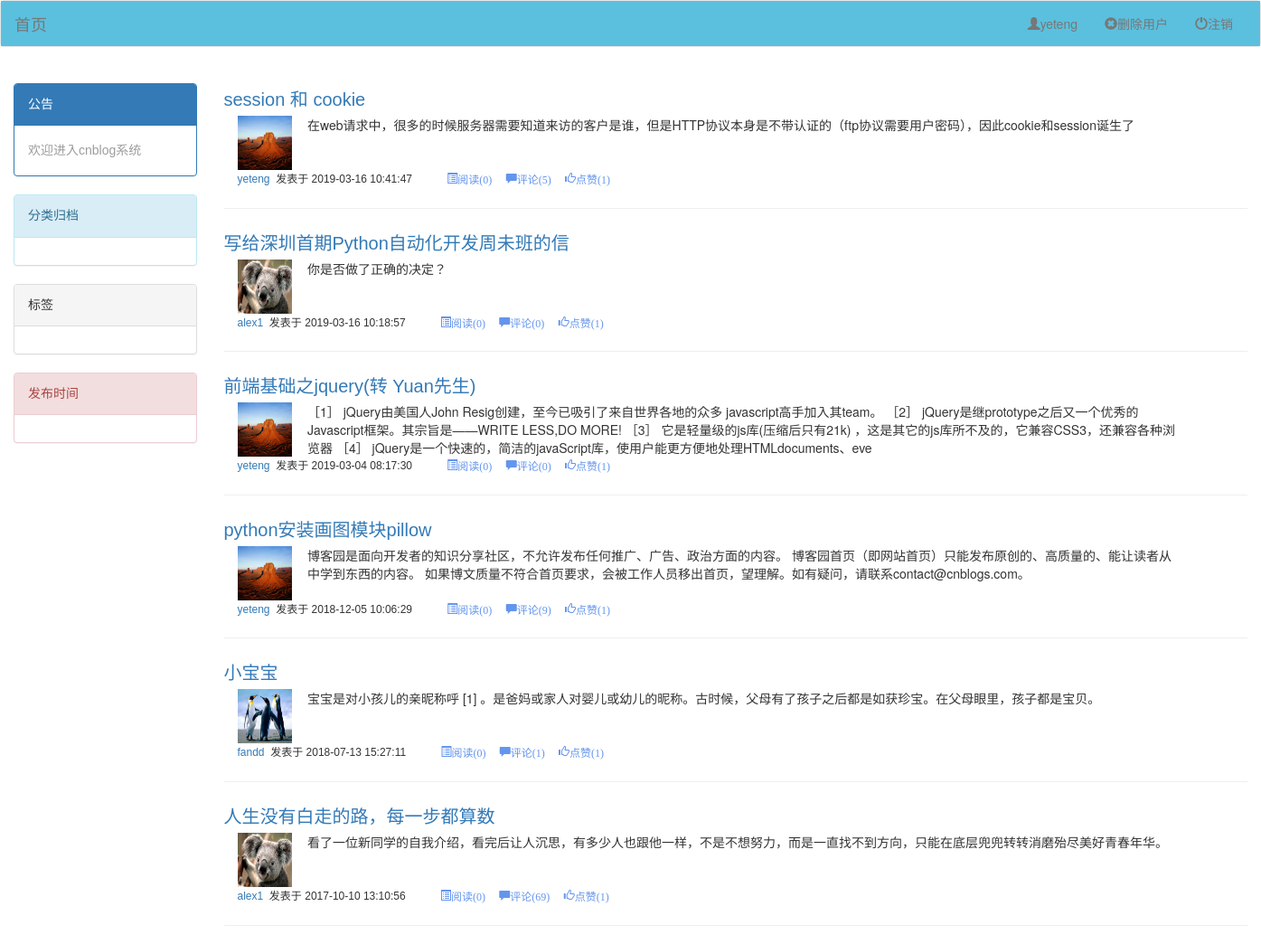
/ (signed in), run on the app's committed database.
### blog/models.py (models this page shows, shortened)
class UserInfo(AbstractUser):
    userid = models.AutoField(primary_key=True)
    nick_name = models.CharField(max_length=32, verbose_name=u'昵称', default='')
    telphone = models.CharField(max_length=11, verbose_name=u'电话号码', unique=True,null=True,blank=True)
    create_time = models.DateField(verbose_name=u'创建时间', null=True, blank=True, auto_now_add=True) #null=True 允许为空，用NULL填充 ；blank 非Text类型不能填空字符串，则结合blank设置
    gender = models.CharField(max_length=6,choices=(('male', u'男'), ('female', u'女')), default='male', verbose_name=u'性别')
    address = models.CharField(max_length=100, verbose_name=u'地址')
    avatar = models.FileField(verbose_name=u'头像',upload_to="avatarDir/",default="avatarDir/AIF.png")

class Article(models.Model):
    articleid = models.BigAutoField(primary_key=True)
    title = models.CharField(max_length=50, verbose_name='文章标题')
    desc = models.CharField(max_length=255, verbose_name='文章描述')
    read_count = models.IntegerField(default=0, verbose_name='阅读数')
    comment_count = models.IntegerField(default=0, verbose_name='评论数')
    up_count = models.IntegerField(default=0, verbose_name='点赞数')
    down_count = models.IntegerField(default=0, verbose_name='点灭数')
    category = models.ForeignKey(verbose_name='文章类型', to='Category', to_field='categoryid', null=True,on_delete=models.CASCADE)
    create_time = models.DateTimeField(verbose_name='创建时间')
    blog = models.ForeignKey(verbose_name='所属博客', to='Blog', to_field='blogid',on_delete=models.CASCADE)
    tags = models.ManyToManyField(
        to="Tag",
        through='Article2Tag',
        through_fields=('article', 'tag'),
    )

class Blog(models.Model):
    blogid = models.BigAutoField(primary_key=True)
    title = models.CharField(verbose_name='个人博客标题', max_length=64)
    site = models.CharField(verbose_name='个人博客后缀', max_length=32, unique=True)
    theme = models.CharField(verbose_name='博客主题', max_length=32)
    user = models.OneToOneField(to='UserInfo', to_field='userid',on_delete=models.CASCADE)

### blog/views.py (the view)
# urls.py: path('',blog_views.index), #首页
def index(request):
    from blog import models
    username=request.user.username #获取当前用户的用户名
    articles = models.Article.objects.all().order_by("-create_time")
    if username:
        return render(request,"index.html",{"username":username,"articles":articles}) # render 传入参数需用双引号引起
    else:
        return render(request,'nologindex.html')

### templates/index.html (shortened to what this page needs)
<!DOCTYPE html>
<html lang="en">
<head>
    <link rel="stylesheet" href="/static/dist/css/bootstrap.css">
    <link rel="stylesheet" href="/static/css/index.css">
</head>
<body>
<nav class="navbar navbar-default">
  <div class="container-fluid " style="background-color: #5bc0de">
    <div class="navbar-header">
      <a class="navbar-brand" href="#">首页</a>
    </div>
    <div class="collapse navbar-collapse" id="bs-example-navbar-collapse-1">
      <ul class="nav navbar-nav navbar-right">
          {% block headtext %}
        <li><a href="#" class="username"><span class="glyphicon glyphicon-user"></span>{{ username }}</a></li>
         <li><a href="#"  class="delUser"><span class="glyphicon glyphicon-remove-sign"></span>删除用户</a></li>
        <li class="dropdown">
          <a href="/logout/" class="logout"><span class="glyphicon glyphicon-off"></span>注销</a>
        </li>
          {% endblock %}
      </ul>
    </div>
  </div>
</nav>
<div class="container boder">
    <div class="row">
        <div class="col-md-2  bodyleft" >
             <div class="panel panel-primary">
                  <div class="panel-heading">公告</div>
                  <div class="panel-body">
                        <div>欢迎进入cnblog系统</div>
                  </div>
            </div>
            <div class="panel panel-info">
                  <div class="panel-heading">分类归档</div>
                  <div class="panel-body">
                  </div>
            </div>
            <div class="panel panel-default">
                  <div class="panel-heading">标签</div>
                  <div class="panel-body">
                  </div>
            </div>
            <div class="panel panel-danger">
                  <div class="panel-heading">发布时间</div>
                  <div class="panel-body">
                  </div>
            </div>
        </div>
        <div class="col-md-10  bodymiddle">
            {% for article in articles %}
                <div class="articletitle"><a href="/blog/{{ article.blog.user.username }}/article/{{ article.articleid }}"> {{ article.title }} </a></div>
                <div class="container">
                    <div class="row article">
                        <div class="col-md-1 ">
                            <a href="/blog/{{ article.blog.user.username }}"><img  class="userimg" src="/media/{{ article.blog.user.avatar }}"></a>
                        </div>
                        <div class="col-md-10  desc">{{ article.desc }}</div>
                    </div>
                </div>
                <div class="row">
                    <div class="articleuser">
                        <a href="/blog/{{ article.blog.user.username }}"> {{ article.blog.user.username }}</a>&nbsp;
                        发表于&nbsp;{{ article.create_time|date:"Y-m-d H:i:s" }}
                        <span class="articleinfo">
                            <span class="glyphicon glyphicon-list-alt">阅读({{ article.read_count }})&nbsp;</span>
                            <span class="glyphicon glyphicon-comment">评论({{ article.comment_count }})&nbsp;</span>
                            <span class="glyphicon glyphicon-thumbs-up">点赞({{ article.up_count }})&nbsp;</span>
                        </span>
                    </div>
                </div>
            <hr>
            {% endfor %}
        </div>
    </div>
</div>
</body>
</html>

### static/css/index.css (style rules this page uses)
* { margin: 0; }
.boder { height: 600px; width: 100%; }
.bodyleft { padding-top: 20px; font-family: Verdana,"Lucida Grande",Arial,Helvetica,sans-serif; font-size: 14px; line-height: 1.8em; color: #9d9d9d; }
.bodymiddle { padding-top: 20px; }
.article { height:60px; }
.articletitle { font-family: Verdana,"Lucida Grande",Arial,Helvetica,sans-serif; font-size: 20px; line-height: 1.8em; color: #269abc; }
.userimg { width: 60px; height: 60px; }
.desc { margin-left: 0; padding-left: 0; height: 60px; overflow: hidden; margin-left: -5px; }
.articleuser { font-family: Verdana,"Lucida Grande",Arial,Helvetica,sans-serif; font-size: 12px; line-height: 1.8em; margin-left: 30px; }
.articleinfo { padding-left: 35px; font-family: Verdana,"Lucida Grande",Arial,Helvetica,sans-serif; font-size: 12px; line-height: 1.8em; color: cornflowerblue; }

### data on the page
UserInfo: username "yeteng"
Article: title "session 和 cookie", blog.user.avatar (picture), desc "在web请求中，很多的时候服务器需要知道来访的客户是谁，但是HTTP协议本身是不带认证的（ftp协议需要用户密码），因此cookie和session诞生了", blog.user.username "yeteng", create_time "2019-03-16 10:41:47", read_count "0", comment_count "5", up_count "1"
Article: title "写给深圳首期Python自动化开发周未班的信", blog.user.avatar (picture), desc "你是否做了正确的决定？", blog.user.username "alex1", create_time "2019-03-16 10:18:57", read_count "0", comment_count "0", up_count "1"
Article: title "前端基础之jquery(转 Yuan先生)", blog.user.avatar (picture), desc "［1］ jQuery由美国人John Resig创建，至今已吸引了来自世界各地的众多 javascript高手加入其team。 ［2］ jQuery是继prototype之后又一个优秀的Javascript框架。其宗旨是——WRITE LESS,DO MORE! ［3］ 它是轻量级的js库(压缩后只有21k) ，这是其它的js库所不及的，它兼容CSS3，还兼容各种浏览器 ［4］ jQuery是一个快速的，简洁的javaScript库，使用户能更方便地处理HTMLdocuments、eve", blog.user.username "yeteng", create_time "2019-03-04 08:17:30", read_count "0", comment_count "0", up_count "1"
Article: title "python安装画图模块pillow", blog.user.avatar (picture), desc "博客园是面向开发者的知识分享社区，不允许发布任何推广、广告、政治方面的内容。 博客园首页（即网站首页）只能发布原创的、高质量的、能让读者从中学到东西的内容。 如果博文质量不符合首页要求，会被工作人员移出首页，望理解。如有疑问，请联系contact@cnblogs.com。", blog.user.username "yeteng", create_time "2018-12-05 10:06:29", read_count "0", comment_count "9", up_count "1"
Article: title "小宝宝", blog.user.avatar (picture), desc "宝宝是对小孩儿的亲昵称呼 [1] 。是爸妈或家人对婴儿或幼儿的昵称。古时候，父母有了孩子之后都是如获珍宝。在父母眼里，孩子都是宝贝。", blog.user.username "fandd", create_time "2018-07-13 15:27:11", read_count "0", comment_count "1", up_count "1"
Article: title "人生没有白走的路，每一步都算数", blog.user.avatar (picture), desc "看了一位新同学的自我介绍，看完后让人沉思，有多少人也跟他一样，不是不想努力，而是一直找不到方向，只能在底层兜兜转转消磨殆尽美好青春年华。", blog.user.username "alex1", create_time "2017-10-10 13:10:56", read_count "0", comment_count "69", up_count "1"
